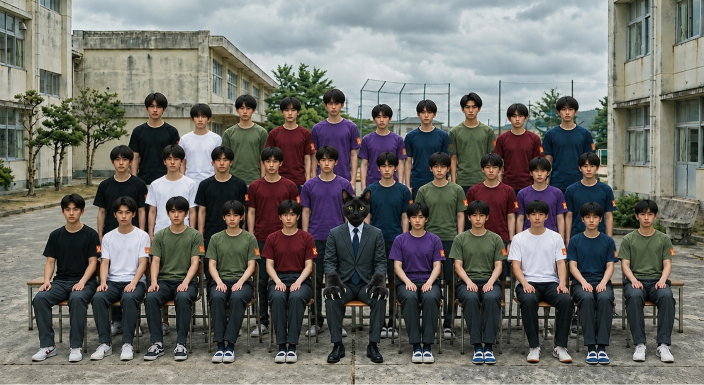
#> input picture src/br_class_boys.jpg, 1408 x 770 px, found by its file name (shown at 1/2 size)
$ python outline_people.py
#> lines starting #> are read from the running program, lines starting #| are printed output that depends on the picture
from PIL import Image, ImageDraw
import json
src='/home/user/uploads/br_class_boys.jpg'
# Polygon vertices trace visible portions only; occluded body parts are not inferred.
back=[
[(277,319),(264,307),(257,287),(261,267),(272,253),(291,244),(293,235),(288,216),(288,200),(296,188),(310,184),(326,189),(334,201),(333,217),(325,235),(326,244),(348,251),(359,267),(360,292),(350,289),(333,293),(325,306),(327,325),(315,344),(298,355),(280,354)],
[(363,302),(361,280),(367,266),(382,257),(385,247),(380,233),(382,218),(393,208),(408,208),(420,218),(424,232),(417,247),(415,257),(435,266),(445,284),(443,296),(430,306),(426,329),(403,346),(391,362),(370,361),(366,334)],
[(444,310),(443,271),(453,256),(473,247),(477,236),(470,219),(471,203),(479,192),(494,188),(507,195),(515,207),(513,223),(505,237),(506,247),(526,254),(537,272),(541,294),(530,300),(526,323),(507,351),(493,362),(472,360),(460,336)],
[(535,304),(532,275),(540,259),(561,249),(565,237),(559,220),(561,205),(571,195),(586,193),(599,200),(604,212),(601,229),(594,240),(594,250),(615,258),(626,276),(631,302),(627,321),(626,341),(617,361),(602,371),(579,370),(566,346),(558,322)],
[(625,330),(626,266),(635,250),(652,242),(656,230),(648,212),(647,195),(657,182),(670,177),(683,181),(692,194),(694,208),(686,227),(683,239),(703,246),(715,260),(722,291),(718,309),(716,341),(703,362),(688,353),(674,331),(653,325),(638,330)],
[(720,364),(718,301),(726,276),(748,265),(752,254),(744,239),(745,221),(755,211),(770,208),(783,215),(788,229),(782,245),(777,255),(778,266),(800,273),(811,291),(815,316),(808,338),(794,317),(779,308),(764,311),(749,333),(738,359)],
[(811,346),(810,282),(819,266),(835,256),(840,245),(834,229),(836,214),(846,201),(861,200),(872,209),(877,223),(870,242),(866,253),(884,261),(896,275),(901,303),(889,307),(871,308),(857,319),(849,340),(850,366),(826,378),(818,363)],
[(900,329),(897,271),(907,255),(925,246),(929,234),(920,218),(919,201),(929,188),(943,184),(958,190),(966,203),(963,221),(954,236),(954,245),(974,252),(985,267),(990,302),(982,312),(966,313),(953,325),(946,349),(935,369),(915,374),(911,346)],
[(987,332),(988,284),(996,270),(1018,259),(1022,247),(1015,231),(1017,217),(1027,208),(1043,208),(1056,216),(1061,231),(1055,246),(1049,259),(1070,268),(1081,284),(1087,309),(1073,316),(1061,337),(1057,361),(1046,381),(1027,378),(1019,352),(1006,336)],
[(1085,328),(1081,282),(1092,263),(1117,251),(1121,239),(1113,223),(1112,207),(1123,195),(1138,192),(1152,198),(1162,212),(1161,227),(1151,242),(1150,252),(1175,262),(1187,280),(1195,303),(1188,315),(1174,309),(1160,314),(1151,337),(1148,359),(1135,381),(1116,380),(1110,351),(1098,335)]
]
mid=[
[(200,459),(187,411),(185,397),(194,364),(207,350),(225,342),(227,331),(219,314),(222,300),(233,291),(248,290),(261,298),(267,312),(263,329),(254,343),(270,350),(284,367),(294,396),(292,420),(280,438),(269,430),(261,411),(248,399),(235,401),(222,418),(218,441),(215,459)],
[(292,440),(289,395),(298,365),(311,351),(330,342),(331,330),(325,314),(327,300),(339,291),(353,290),(367,300),(371,315),(366,332),(361,343),(378,350),(391,366),(397,394),(392,418),(379,405),(369,399),(352,395),(339,400),(326,413),(316,440)],
[(398,456),(389,404),(397,371),(409,357),(429,346),(432,335),(426,319),(428,304),(439,295),(453,294),(465,302),(470,317),(465,332),(458,346),(480,354),(493,372),(500,399),(494,422),(484,422),(475,409),(464,404),(451,405),(437,415),(428,436),(426,458)],
[(503,467),(494,419),(492,400),(501,374),(514,360),(530,349),(532,337),(525,322),(528,307),(539,296),(552,295),(563,303),(570,319),(565,335),(559,349),(580,359),(593,377),(601,403),(596,429),(586,422),(575,406),(560,406),(545,415),(535,435),(534,473),(518,479)],
[(609,474),(598,426),(598,399),(606,373),(619,357),(637,347),(639,334),(631,319),(634,305),(645,295),(659,293),(671,302),(676,316),(671,333),(664,347),(685,355),(697,373),(697,389),(687,402),(688,425),(680,444),(662,453),(648,466),(640,484),(622,490)],
[(734,480),(729,452),(731,420),(735,397),(732,380),(744,365),(760,356),(762,344),(756,329),(760,315),(770,306),(784,306),(797,315),(800,330),(795,346),(788,356),(807,365),(819,383),(825,408),(816,420),(808,438),(801,465),(782,493),(770,487),(759,463),(749,451)],
[(824,435),(822,399),(830,376),(842,363),(862,353),(865,343),(857,327),(860,314),(870,306),(886,307),(898,316),(902,331),(896,347),(890,355),(910,363),(924,382),(934,413),(926,439),(915,462),(903,481),(891,477),(882,446),(863,428),(846,423),(835,432)],
[(938,457),(931,419),(932,397),(940,375),(954,363),(970,354),(972,343),(965,327),(968,315),(979,306),(992,307),(1004,315),(1009,329),(1003,345),(998,355),(1017,365),(1029,384),(1037,412),(1032,441),(1021,466),(1012,491),(1000,481),(991,456),(974,436),(958,433),(948,445)],
[(1040,455),(1032,411),(1036,390),(1045,375),(1067,360),(1070,348),(1063,333),(1066,321),(1077,313),(1091,315),(1101,323),(1106,336),(1099,353),(1094,362),(1114,372),(1128,390),(1137,420),(1132,445),(1119,470),(1107,485),(1095,471),(1084,439),(1071,427),(1059,433),(1048,455)],
[(1137,468),(1127,429),(1129,402),(1138,376),(1150,362),(1164,353),(1167,342),(1161,327),(1164,315),(1175,307),(1189,308),(1200,318),(1204,331),(1197,347),(1192,355),(1213,366),(1226,388),(1233,417),(1226,438),(1218,463),(1205,481),(1193,462),(1179,438),(1165,433),(1153,445),(1149,466)]
]
front=[
[(63,711),(72,697),(77,666),(76,632),(66,604),(65,588),(78,563),(80,537),(89,515),(86,504),(93,476),(106,461),(129,449),(130,438),(121,423),(122,406),(132,393),(146,389),(160,396),(169,409),(168,425),(157,443),(159,451),(181,459),(195,477),(202,505),(197,524),(191,546),(190,565),(201,582),(199,604),(187,638),(180,671),(169,699),(166,718),(156,724),(139,722),(136,714),(145,687),(149,650),(152,617),(145,604),(135,626),(126,651),(115,687),(111,709),(96,722),(76,724),(64,720)],
[(180,714),(192,694),(194,662),(195,628),(193,600),(185,583),(193,561),(198,533),(204,515),(200,504),(207,476),(222,464),(236,452),(236,441),(229,427),(234,410),(245,399),(259,396),(271,404),(278,417),(272,435),(264,449),(270,459),(289,469),(301,491),(305,516),(298,533),(294,559),(293,580),(299,598),(291,628),(278,658),(270,692),(269,712),(256,723),(240,721),(235,712),(241,689),(245,657),(246,619),(240,602),(232,624),(226,656),(219,690),(216,710),(202,719),(186,721)],
[(282,711),(295,692),(300,658),(300,623),(301,601),(293,583),(302,559),(306,532),(307,514),(301,505),(307,478),(324,462),(340,449),(341,439),(334,425),(336,410),(347,397),(361,394),(374,401),(383,415),(379,432),(371,446),(376,457),(395,467),(406,491),(408,511),(402,530),(398,554),(397,581),(404,599),(395,631),(383,661),(377,693),(377,713),(365,723),(349,722),(345,713),(351,691),(352,654),(353,620),(346,606),(336,628),(331,657),(326,686),(324,702),(311,713),(293,720),(283,718)],
[(423,715),(430,692),(429,657),(420,625),(414,606),(411,584),(417,561),(420,537),(418,517),(411,510),(415,487),(426,471),(443,457),(446,445),(439,430),(441,416),(451,405),(465,401),(479,408),(486,421),(481,439),(475,450),(478,461),(498,472),(511,492),(520,515),(515,534),(511,559),(511,582),(516,599),(507,628),(494,655),(483,689),(475,711),(469,724),(453,727),(447,719),(442,726),(425,725)],
[(548,716),(556,692),(549,656),(543,625),(539,606),(538,583),(545,561),(548,538),(542,524),(526,519),(520,510),(526,483),(538,468),(558,455),(561,444),(555,429),(558,413),(570,403),(584,401),(596,410),(603,424),(598,440),(591,451),(596,462),(617,473),(628,496),(634,518),(627,530),(623,554),(622,579),(626,601),(616,631),(603,662),(599,693),(595,715),(585,726),(570,727),(566,721),(558,727),(548,725)],
[(820,720),(824,695),(816,664),(806,630),(797,610),(793,588),(798,564),(799,542),(792,523),(780,518),(777,508),(784,481),(797,465),(818,453),(820,442),(813,428),(815,414),(827,403),(841,402),(853,410),(859,424),(854,440),(848,451),(852,461),(873,471),(886,495),(891,517),(883,530),(877,553),(878,578),(881,600),(872,630),(861,660),(861,689),(866,711),(863,726),(847,727),(842,722),(835,728),(820,726)],
[(944,717),(948,695),(936,661),(925,631),(914,610),(910,588),(917,564),(920,540),(916,525),(901,519),(897,510),(905,481),(919,465),(939,454),(940,443),(934,429),(936,414),(948,404),(963,401),(975,410),(983,423),(978,440),(970,452),(975,463),(996,473),(1008,495),(1016,518),(1008,530),(1002,554),(1004,580),(1009,602),(998,632),(990,661),(986,691),(991,711),(988,728),(971,730),(964,723),(958,731),(945,728)],
[(1055,718),(1058,695),(1049,663),(1039,634),(1031,613),(1029,589),(1034,564),(1035,542),(1028,526),(1018,521),(1015,509),(1022,481),(1035,467),(1055,455),(1058,444),(1051,429),(1055,415),(1065,403),(1081,400),(1093,407),(1101,421),(1097,439),(1088,451),(1093,461),(1112,470),(1127,495),(1135,520),(1125,532),(1121,556),(1125,582),(1131,602),(1127,627),(1122,655),(1124,688),(1136,705),(1145,718),(1137,725),(1123,724),(1108,715),(1104,694),(1094,664),(1083,633),(1075,610),(1075,635),(1076,666),(1077,692),(1078,712),(1073,725),(1058,726)],
[(1171,720),(1177,694),(1168,664),(1156,636),(1144,612),(1139,589),(1144,563),(1146,541),(1139,526),(1132,521),(1135,496),(1146,475),(1165,460),(1169,449),(1162,433),(1165,418),(1177,407),(1192,404),(1204,413),(1211,427),(1206,443),(1200,455),(1206,466),(1226,478),(1238,502),(1241,521),(1232,533),(1226,555),(1227,582),(1232,602),(1224,631),(1219,661),(1215,689),(1220,713),(1217,729),(1202,731),(1196,725),(1189,731),(1173,729)],
[(1265,714),(1269,689),(1260,661),(1250,630),(1242,611),(1238,590),(1242,566),(1245,543),(1238,528),(1234,518),(1241,491),(1254,474),(1273,459),(1276,449),(1269,432),(1272,417),(1284,405),(1297,400),(1312,408),(1320,422),(1317,439),(1309,452),(1315,463),(1334,476),(1344,498),(1350,522),(1341,536),(1336,560),(1339,584),(1346,603),(1343,627),(1340,655),(1340,685),(1345,705),(1349,719),(1338,726),(1323,724),(1316,711),(1311,687),(1301,660),(1291,630),(1285,611),(1285,637),(1287,665),(1290,690),(1289,713),(1281,725),(1266,724)]
]
polys=back+mid+front
im=Image.open(src).convert('RGB'); scale=3
#> further down, im is the input picture: PIL image 1408x770 RGB; mean R, G, B 109.1, 109.2, 103.7
layer=Image.new('RGBA',(im.width*scale,im.height*scale),(0,0,0,0));d=ImageDraw.Draw(layer)
#> after `layer = Image.new('RGBA', (im.width * scale, im.height * scale), (0, 0`: layer: PIL image 4224x2310 RGBA; every value is 0
# Alternating high-contrast outlines separate adjacent people without hiding details.
colors=['#00f5e9','#ffdc45','#ff68de','#66ff73','#64b5ff']
for i,p in enumerate(polys):
    pts=[(x*scale,y*scale) for x,y in p]
    # Foreground silhouettes hide any outline belonging to a person behind them.
    d.polygon(pts,fill=(0,0,0,0))
    d.line(pts+[pts[0]],fill=(12,20,25,235),width=4*scale,joint='curve')
    d.line(pts+[pts[0]],fill=colors[i%len(colors)],width=2*scale,joint='curve')
layer=layer.resize(im.size,Image.Resampling.LANCZOS)
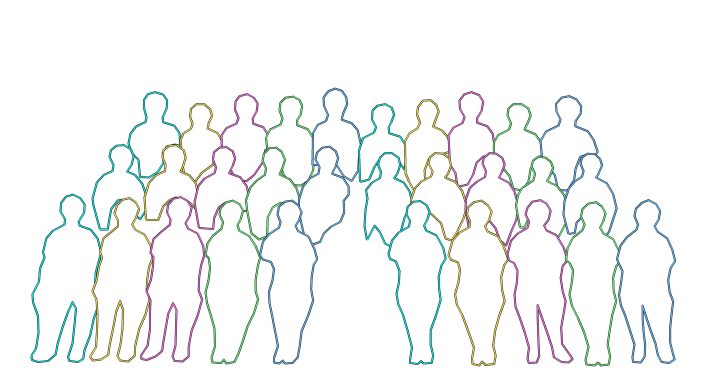
#> layer: PIL image 1408x770 RGBA (shown at 1/2 size); mean R, G, B, A 5.3, 7.4, 7, 15; transparent parts drawn white
im=Image.alpha_composite(im.convert('RGBA'),layer).convert('RGB');im.save('/home/user/outlined_men.png')
#> after `im = Image.alpha_composite(im.convert('RGBA'), layer).convert('RGB')`:
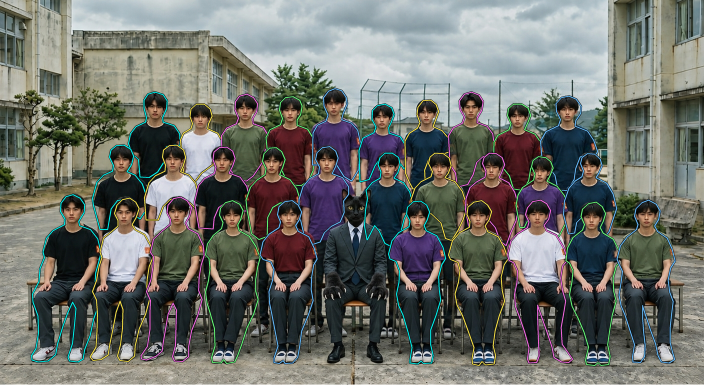
#> im: PIL image 1408x770 RGB (shown at 1/2 size); mean R, G, B 108.9, 111.1, 105.6
with open('/home/user/men_polygons.json','w') as f:json.dump({'image':'br_class_boys.jpg','width':1408,'height':770,'note':'Manual visible-silhouette polygon annotations; central cat excluded.','polygons':[{'id':i+1,'label':'man','points':p} for i,p in enumerate(polys)]},f,indent=2)
print(len(polys),'polygons saved')

$ run again, with src/br_class_cat.jpg copied over src/br_class_boys.jpg
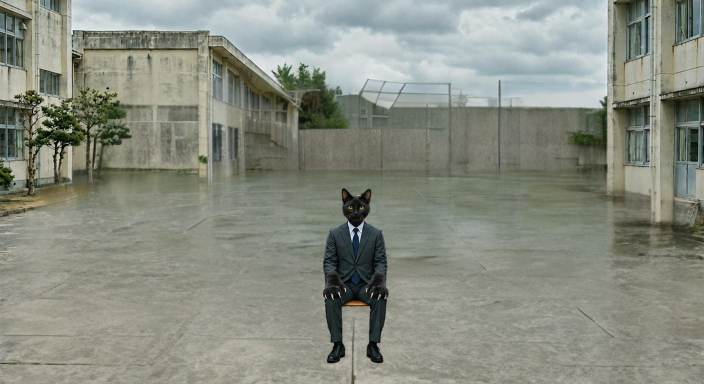
#> input picture src/br_class_cat.jpg, 1408 x 768 px, found by its file name (shown at 1/2 size)
#> im is the input picture: PIL image 1408x768 RGB; mean R, G, B 136.4, 140.2, 129.2
#> `layer=layer.resize(im.size,Image.Resampling.LANCZOS)`:
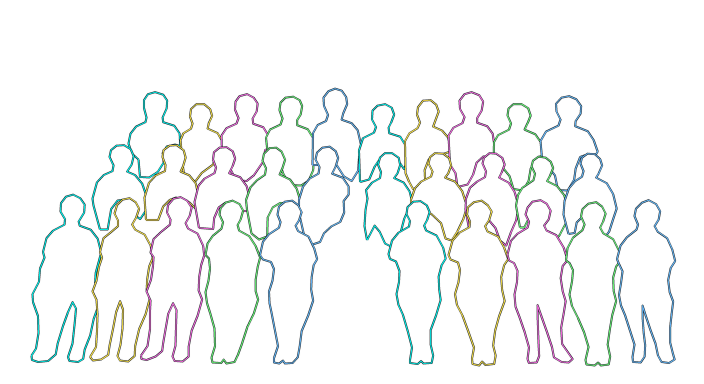
#> layer: PIL image 1408x768 RGBA (shown at 1/2 size); mean R, G, B, A 5.4, 7.4, 7.1, 15; transparent parts drawn white
#> `im = Image.alpha_composite(im.convert('RGBA'), layer).convert('RGB')`:
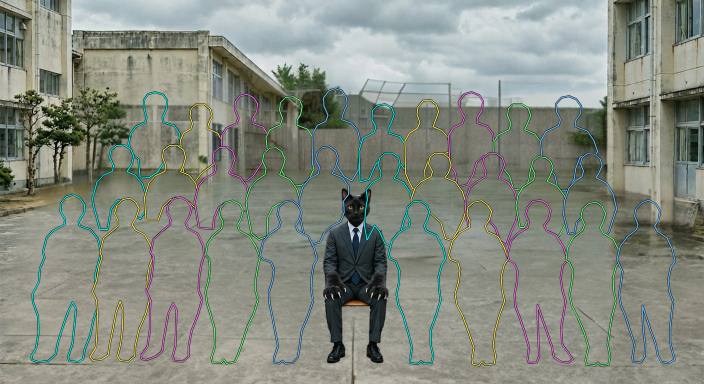
#> im: PIL image 1408x768 RGB (shown at 1/2 size); mean R, G, B 133.3, 138.8, 128.3
